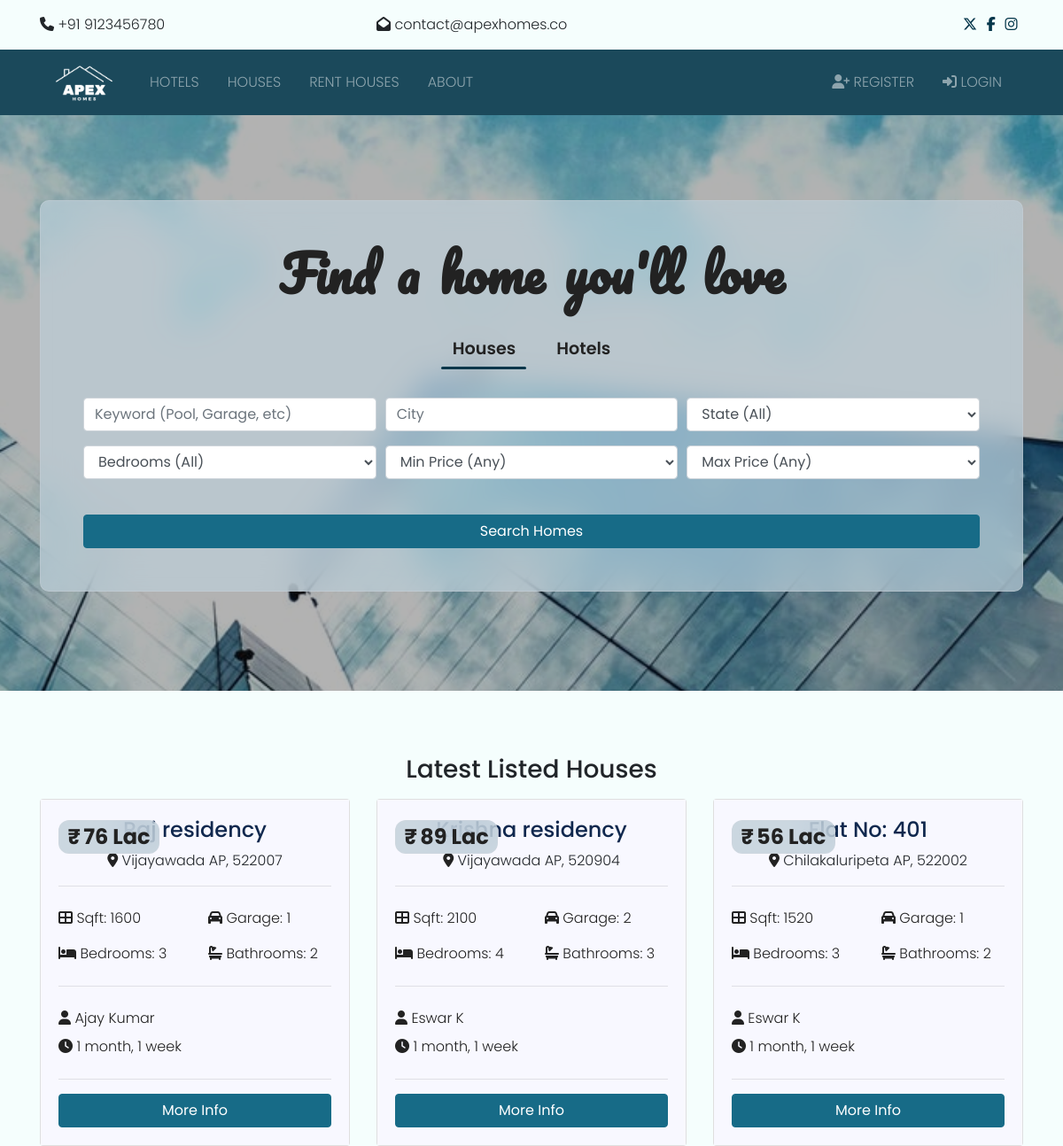
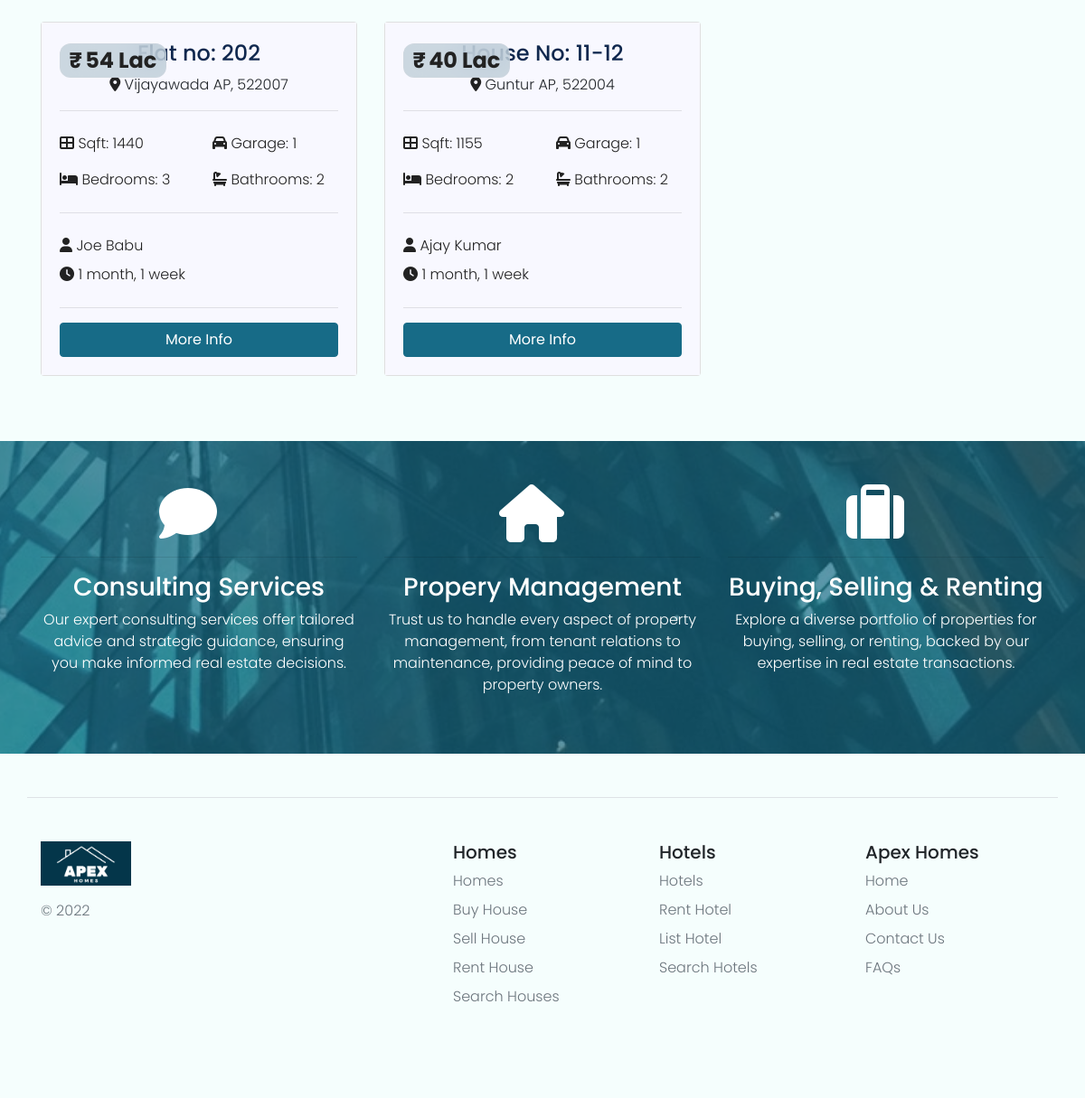
The page / on the database its author committed (2 pictures, top to bottom).
### listings/models.py (models this page shows, shortened)
class Listing(models.Model):
  state_choices = [
        ('AP', 'Andhra Pradesh'),
        ('AR', 'Arunachal Pradesh'),
        ('AS', 'Assam'),
        ('BR', 'Bihar'),
        ('CG', 'Chhattisgarh'),
        ('GA', 'Goa'),
        ('GJ', 'Gujarat'),
        ('HR', 'Haryana'),
        ('HP', 'Himachal Pradesh'),
        ('JK', 'Jammu and Kashmir'),
        ('JH', 'Jharkhand'),
        ('KA', 'Karnataka'),
        ('KL', 'Kerala'),
        ('MP', 'Madhya Pradesh'),
        ('MH', 'Maharashtra'),
        ('MN', 'Manipur'),
        ('ML', 'Meghalaya'),
        ('MZ', 'Mizoram'),
        ('NL', 'Nagaland'),
        ('OR', 'Orissa'),
        ('PB', 'Punjab'),
        ('RJ', 'Rajasthan'),
        ('SK', 'Sikkim'),
        ('TN', 'Tamil Nadu'),
        ('TR', 'Tripura'),
        ('UK', 'Uttarakhand'),
        ('UP', 'Uttar Pradesh'),
        ('WB', 'West Bengal'),
        ('TN', 'Tamil Nadu'),
        ('TR', 'Tripura'),
        ('AN', 'Andaman and Nicobar Islands'),
        ('CH', 'Chandigarh'),
        ('DH', 'Dadra and Nagar Haveli'),
        ('DD', 'Daman and Diu'),
        ('DL', 'Delhi'),
        ('LD', 'Lakshadweep'),
        ('PY', 'Pondicherry'),
    ]
  realtor = models.ForeignKey(Realtor, on_delete=models.CASCADE)
  title = models.CharField(max_length=200)
  address = models.CharField(max_length=200)
  city = models.CharField(max_length=100)
  state = models.CharField(max_length=100, choices=state_choices)
  zipcode = models.CharField(max_length=20)
  contact_info = models.PositiveBigIntegerField()
  description = models.TextField(blank=True)
  price = models.IntegerField()
  bedrooms = models.IntegerField()
  bathrooms = models.DecimalField(max_digits=1, decimal_places=0)
  garage = models.IntegerField(default=0)
  sqft = models.IntegerField()
  photo_main = models.ImageField(upload_to='photos/%Y/%m/%d/')
  photo_1 = models.ImageField(upload_to='photos/%Y/%m/%d/', blank=True)
  photo_2 = models.ImageField(upload_to='photos/%Y/%m/%d/', blank=True)
  photo_3 = models.ImageField(upload_to='photos/%Y/%m/%d/', blank=True)
  photo_4 = models.ImageField(upload_to='photos/%Y/%m/%d/', blank=True)
  photo_5 = models.ImageField(upload_to='photos/%Y/%m/%d/', blank=True)
  photo_6 = models.ImageField(upload_to='photos/%Y/%m/%d/', blank=True)
  is_published = models.BooleanField(default=True)
  list_date = models.DateTimeField(default=datetime.now, blank=True)

### realtors/models.py (models this page shows)
class Realtor(models.Model):
  name = models.CharField(max_length=200)
  photo = models.ImageField(upload_to='photos/%Y/%m/%d/', blank=True, null=True)
  description = models.TextField(blank=True)
  phone = models.CharField(max_length=20, unique=True)
  email = models.CharField(max_length=50)
  is_mvp = models.BooleanField(default=False)
  hire_date = models.DateTimeField(default=datetime.now, blank=True)
  def __str__(self):
    return self.name

### pages/views.py (the view)
# urls.py: path('', views.index, name='index'),
def index(request):
    city = request.COOKIES.get('city')
    listings = Listing.objects.order_by('-list_date').filter(is_published=True)
    nearby_listings = listings.filter(city__iexact=city)[:3]
    context = {
        'listings': listings,
        'nearby_listings': nearby_listings,
        'state_choices': state_choices,
        'bedroom_choices': bedroom_choices,
        'price_choices': price_choices,
    }
    return render(request, 'pages/index.html', context)

### templates/pages/index.html (shortened to what this page needs)
{% extends 'base.html' %}
{% load humanize %}
{% load static %}
{% block content %}
<section id="showcase" style="background-image: url({% static 'img/building.jpg'%});">
    <div class="container text-center" style="position: relative; z-index: 2;">
      <div class="home-search  p-5" >
        <div class="overlay box-main p-5" style="border-radius: 10px;">
          <h1 class="display-4 mb-4 head-main">
            Find a home you'll love
          </h1>
          <div class="wrapper">
            <nav id="choice">
                <a href="javascript:void(0);" class="lnk lnk1 active">Houses</a>
                <a href="/hotels" class="lnk lnk2">Hotels</a>
              <span class="bar"></span>
            </nav>
          </div>
          <div class="search">
            <form action="{% url 'search' %}">
              <div class="form-row">
                <div class="col-md-4 mb-3">
                  <input type="text" name="keywords" class="form-control" placeholder="Keyword (Pool, Garage, etc)">
                </div>
                <div class="col-md-4 mb-3">
                  <input type="text" name="city" class="form-control" placeholder="City">
                </div>
                <div class="col-md-4 mb-3">
                  <select name="state" class="form-control">
                    <option selected="true" disabled="disabled">State (All)</option>
                  </select>
                </div>
              </div>
              <div class="form-row">
                <div class="col-md-4 mb-3">
                  <select name="bedrooms" class="form-control">
                    <option selected="true" disabled="disabled">Bedrooms (All)</option>
                  </select>
                </div>
                <div class="col-md-4 mb-3">
                  <select name="min_price" class="form-control" id="type">
                    <option selected="true" disabled="disabled">Min Price (Any)</option>
                  </select>
                </div>
                <div class="col-md-4 mb-3">
                  <select name="max_price" class="form-control" id="type">
                    <option selected="true" disabled="disabled">Max Price (Any)</option>
                  </select>
                </div>
              </div>
              <button class="btn btn-primary btn-block mt-4" type="submit">Search Homes</button>
            </form>
          </div>
        </div>
      </div>
    </div>
  </section>
<br>
  <section id="listings" class="py-5">
    <div class="container">
      <h3 class="text-center mb-3">Latest Listed Houses</h3>
      <div class="row">
        {% if listings %}
          {% for listing in listings %}
            <div class="col-md-6 col-lg-4 mb-4">
              <div class="card listing-preview">
                <div class="card-img-overlay">
                  <h2>
                    <span class="badge badge-secondary text-white"><span style="margin-right: 0.2rem;">₹</span><span id="_price">{{ listing.price}}</span></span>
                  </h2>
                </div>
                <div class="card-body">
                  <div class="listing-heading text-center">
                    <h4 class="text-primary">{{ listing.title }}</h4>
                    <p>
                      <i class="fa-solid fa-location-dot text-secondary"></i> {{ listing.city | title }} {{ listing.state }}, {{ listing.zipcode }}</p>
                  </div>
                  <hr>
                  <div class="row py-2 text-secondary">
                    <div class="col-6">
                      <i class="fas fa-th-large"></i> Sqft: {{ listing.sqft }}</div>
                    <div class="col-6">
                      <i class="fas fa-car"></i> Garage: {{ listing.garage }}</div>
                  </div>
                  <div class="row py-2 text-secondary">
                    <div class="col-6">
                      <i class="fas fa-bed"></i> Bedrooms: {{ listing.bedrooms }}</div>
                    <div class="col-6">
                      <i class="fas fa-bath"></i> Bathrooms: {{ listing.bathrooms }}</div>
                  </div>
                  <hr>
                  <div class="row py-2 text-secondary">
                    <div class="col-6">
                      <i class="fas fa-user"></i> {{ listing.realtor }}</div>
                  </div>
                  <div class="row text-secondary pb-2">
                    <div class="col-6">
                      <i class="fas fa-clock"></i> {{ listing.list_date | timesince }}</div>
                  </div>
                  <hr>
                  <a href="{% url 'listing' listing.id %}" class="btn btn-primary btn-block">More Info</a>
                </div>
              </div>
            </div>
          {% endfor %}
        {% else %}
          <div class="col-md-12">
            <p>No Listings Available</p>
          </div>
        {% endif %}
      </div>
    </div>
  </section>
  <section id="services" class="py-5 bg-secondary text-white" style="background-image: url('{% static "img/building.jpg"%}');">
    <div class="container">
      <div class="row text-center">
        <div class="col-md-4">
          <i class="fas fa-comment fa-4x mr-4"></i>
          <hr>
          <h3>Consulting Services</h3>
          <p>Our expert consulting services offer tailored advice and strategic guidance, ensuring you make informed real estate decisions.</p>
        </div>
        <div class="col-md-4">
          <i class="fas fa-home fa-4x mr-4"></i>
          <hr>
          <h3>Propery Management</h3>
          <p>Trust us to handle every aspect of property management, from tenant relations to maintenance, providing peace of mind to property owners.</p>
        </div>
        <div class="col-md-4">
          <i class="fas fa-suitcase fa-4x mr-4"></i>
          <hr>
          <h3>Buying, Selling & Renting</h3>
          <p>Explore a diverse portfolio of properties for buying, selling, or renting, backed by our expertise in real estate transactions.</p>
        </div>
      </div>
    </div>
  </section>
  {% endblock %}

### templates/base.html (shortened to what this page needs)
{% load static %}
<!DOCTYPE html>
<html lang="en">
<head>
  <link rel="stylesheet" href="{% static 'css/all.css' %}">
  <link rel="stylesheet" href="{% static 'css/bootstrap.css' %}">
  <link rel="stylesheet" href="{% static 'css/style.css' %}" id="GFG">
  <link rel="stylesheet" href="{% static 'css/lightbox.min.css' %}">
</head>
<body>
  {% include 'partials/_topbar.html' %}
  {% include 'partials/_navbar.html' %}
  {% block content %} {% endblock %}
  {% include 'partials/_footer.html' %}
</body>
</html>

### templates/partials/_topbar.html
<section id="top-bar" class="p-3">
    <div class="container">
      <div class="row">
        <div class="col-md-4">
          <i class="fas fa-phone"></i> +91 9123456780
        </div>
        <div class="col-md-4">
          <i class="fas fa-envelope-open"></i> contact@apexhomes.co
        </div>
        <div class="col-md-4">
          <div class="social text-right">
            <a href="https://twitter.com/ApexHomes0" target="_blank">
              <i class="fa-brands fa-x-twitter "></i>
            </a>
            <a href="https://www.facebook.com/profile.php?id=61553603396344" target="_blank">
              <i class="fa-brands fa-facebook-f"></i>
            </a>
            <a href="https://www.instagram.com/apexhomes0/" target="_blank">
              <i class="fa-brands fa-instagram"></i>
            </a>
          </div>
        </div>
      </div>
    </div>
  </section>

### templates/partials/_navbar.html (shortened to what this page needs)
{% load static %}
<nav class="navbar navbar-expand-lg navbar-dark bg-primary sticky-top">
    <div class="container">
        <a class="navbar-brand" href="{% url 'index' %}">
          <img src="{% static 'img/logo2.png' %}" class="logo" alt="">
        </a>
      <div class="collapse navbar-collapse" id="navbarNavAltMarkup">
        <ul class="navbar-nav">
          <li
            {% if 'listings' in request.path %}
              class="nav-item  mr-3"
            {% else %}
              class="nav-item mr-3"
            {% endif %}
          >
            <a class="nav-link" href="{% url 'hotels' %}"> Hotels</a>
          </li>
          <li
          {% if 'listings' in request.path %}
            class="nav-item  mr-3"
          {% else %}
            class="nav-item mr-3"
          {% endif %}
          >
            <a class="nav-link" href="{% url 'listings' %}">Houses</a>
          </li>
          <li
          {% if 'listings' in request.path %}
            class="nav-item  mr-3"
          {% else %}
            class="nav-item mr-3"
          {% endif %}
          >
            <a class="nav-link" href="{% url 'rent-houses' %}">Rent Houses</a>
          </li>
        <li
        {% if 'about' in request.path %}
          class="nav-item active mr-3"
        {% else %}
          class="nav-item mr-3"
        {% endif %}
        >
          <a class="nav-link" href="{% url 'about' %}">About</a>
        </li>
        </ul>
        <ul class="navbar-nav ml-auto">
          {% if user.is_authenticated %}
            <li
            {% if 'dashboard' in request.path %}
              class="nav-item active mr-3"
            {% else %}
              class="nav-item mr-3"
            {% endif %}
            >
              <a class="nav-link" href="{% url 'dashboard' %}">
               Dashboard</a>
            </li>
            <li class="nav-item mr-3">
              <a href="javascript:{document.getElementById('logout').submit()}" class="nav-link">
                <i class="fas fa-sign-out-alt"></i> Logout
              </a>
              <form action="{% url 'logout' %}" method="POST" id="logout">
                {% csrf_token %}
                <input type="hidden">
              </form>
            </li>
            <li><li class="nav-item ml-3">
              <button class="button-33" onclick="window.location.href='/sell-house'" role="button"><i class="fa-solid fa-house mr-2"></i>SELL / RENT</button>
            </li></li>
          {% else %}
            <li
            {% if 'register' in request.path %}
              class="nav-item active mr-3"
            {% else %}
              class="nav-item mr-3"
            {% endif %}
            >
              <a class="nav-link" href="{% url 'register' %}">
                <i class="fas fa-user-plus"></i> Register</a>
            </li>
            <li
            {% if 'login' in request.path %}
              class="nav-item active mr-3"
            {% else %}
              class="nav-item mr-3"
            {% endif %}
            >
              <a class="nav-link" href="{% url 'login' %}">
                <i class="fas fa-sign-in-alt"></i>
                Login</a>
            </li>
          {% endif %}
        </ul>
      </div>
    </div>
  </nav>

### templates/partials/_footer.html
{% load static %}
<div class="container">
	<footer
		class="row row-cols-1 row-cols-sm-2 row-cols-md-5 py-5 my-5 border-top"
	>
		<div class="col mb-3">
			<a
				href="/"
				class="d-flex align-items-center mb-3 link-dark text-decoration-none"
			>
            <img src="{% static 'img/logo2.png' %}" alt="BT Real Estate" style="width: 100px;">
			</a>
			<p class="text-muted">&copy; 2022</p>
		</div>
		<div class="col mb-3"></div>
		<div class="col mb-3">
			<h5>Homes</h5>
			<ul class="nav flex-column">
				<li class="nav-item mb-2">
					<a href="#" class="nav-link p-0 text-muted">Homes</a>
				</li>
				<li class="nav-item mb-2">
					<a href="#" class="nav-link p-0 text-muted">Buy House</a>
				</li>
				<li class="nav-item mb-2">
					<a href="#" class="nav-link p-0 text-muted">Sell House</a>
				</li>
				<li class="nav-item mb-2">
					<a href="#" class="nav-link p-0 text-muted">Rent House</a>
				</li>
				<li class="nav-item mb-2">
					<a href="#" class="nav-link p-0 text-muted">Search Houses</a>
				</li>
			</ul>
		</div>
		<div class="col mb-3">
			<h5>Hotels</h5>
			<ul class="nav flex-column">
				<li class="nav-item mb-2">
					<a href="#" class="nav-link p-0 text-muted">Hotels</a>
				</li>
				<li class="nav-item mb-2">
					<a href="#" class="nav-link p-0 text-muted">Rent Hotel</a>
				</li>
				<li class="nav-item mb-2">
					<a href="#" class="nav-link p-0 text-muted">List Hotel</a>
				</li>
				<li class="nav-item mb-2">
					<a href="#" class="nav-link p-0 text-muted">Search Hotels</a>
				</li>
			</ul>
		</div>
		<div class="col mb-3">
			<h5>Apex Homes</h5>
			<ul class="nav flex-column">
				<li class="nav-item mb-2">
					<a href="#" class="nav-link p-0 text-muted">Home</a>
				</li>
				<li class="nav-item mb-2">
					<a href="#" class="nav-link p-0 text-muted">About Us</a>
				</li>
				<li class="nav-item mb-2">
					<a href="#" class="nav-link p-0 text-muted">Contact Us</a>
				</li>
				<li class="nav-item mb-2">
					<a href="#" class="nav-link p-0 text-muted">FAQs</a>
				</li>
			</ul>
		</div>
	</footer>
</div>

### rows shown on the page
Listing: title "Raj residency", city "Vijayawada", state "AP", zipcode "522007", sqft "1600", garage "1", bedrooms "3", bathrooms "2", realtor "Ajay Kumar", list_date "1 month, 1 week"
Listing: title "Krishna residency", city "Vijayawada", state "AP", zipcode "520904", sqft "2100", garage "2", bedrooms "4", bathrooms "3", realtor "Eswar K", list_date "1 month, 1 week"
Listing: title "Flat No: 401", city "Chilakaluripeta", state "AP", zipcode "522002", sqft "1520", garage "1", bedrooms "3", bathrooms "2", realtor "Eswar K", list_date "1 month, 1 week"
Listing: title "Flat no: 202", city "Vijayawada", state "AP", zipcode "522007", sqft "1440", garage "1", bedrooms "3", bathrooms "2", realtor "Joe Babu", list_date "1 month, 1 week"
Listing: title "House No: 11-12", city "Guntur", state "AP", zipcode "522004", sqft "1155", garage "1", bedrooms "2", bathrooms "2", realtor "Ajay Kumar", list_date "1 month, 1 week"
